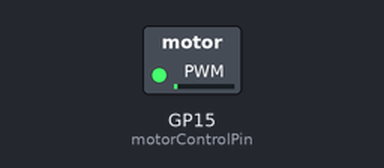
The program below on a simulated Raspberry Pi Pico running MicroPython. Parts: switched loads named in the program (green lamp = pin HIGH).

Above: at 0.05 s.
At 1.85 s:
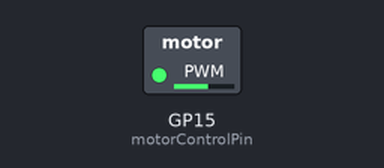
At 3.45 s:
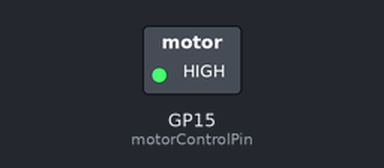
At 6.9 s:
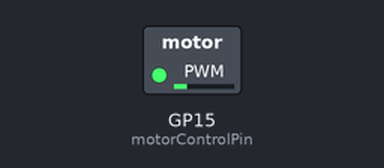
Timing chart, 0 to 11.2 s (numbered marks = the images above):
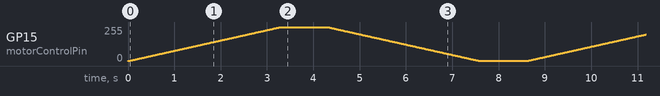

The program:

Experiment04.py
```python
'''
Kitronik Inventor's Kit Exp 4

Control motor speed via PWM control of a transistor.

All the Pico pins have PWM capability - in this experiment GP15 is used.
This is used to control the base of a transistor which actually drives the motor.
'''
import machine
import time

motorControlPin = machine.PWM(machine.Pin(15)) # Setup GP15 as the pin controlling the transistor with a PWM output

while True:
    # First ramp up the output value - this speeds up the motor
    for outputValue in range(0, 65536, 100):
        motorControlPin.duty_u16(outputValue)
        time.sleep_ms(5)

    # Pause at full speed for 1 second to make it more obvious we have got here
    time.sleep(1)
    # Now ramp down the output value - this slows the motor down
    for outputValue in range(65536, 0, -100):
        motorControlPin.duty_u16(outputValue)
        time.sleep_ms(5)

    # Pause at stop for 1 second to make it more obvious we have got here
    time.sleep(1)
```
